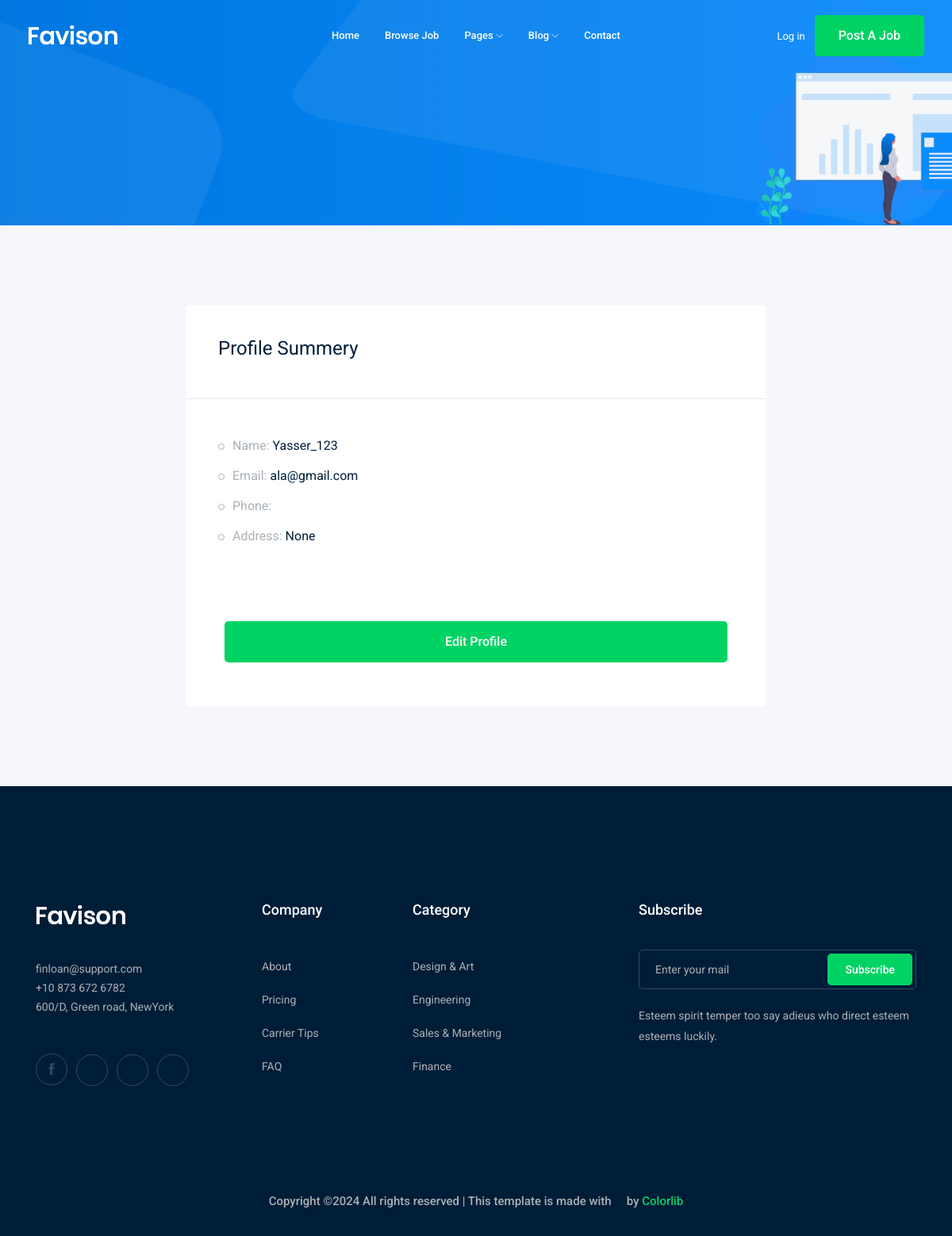
Page /accounts/profile (signed in) on the earlier database version.
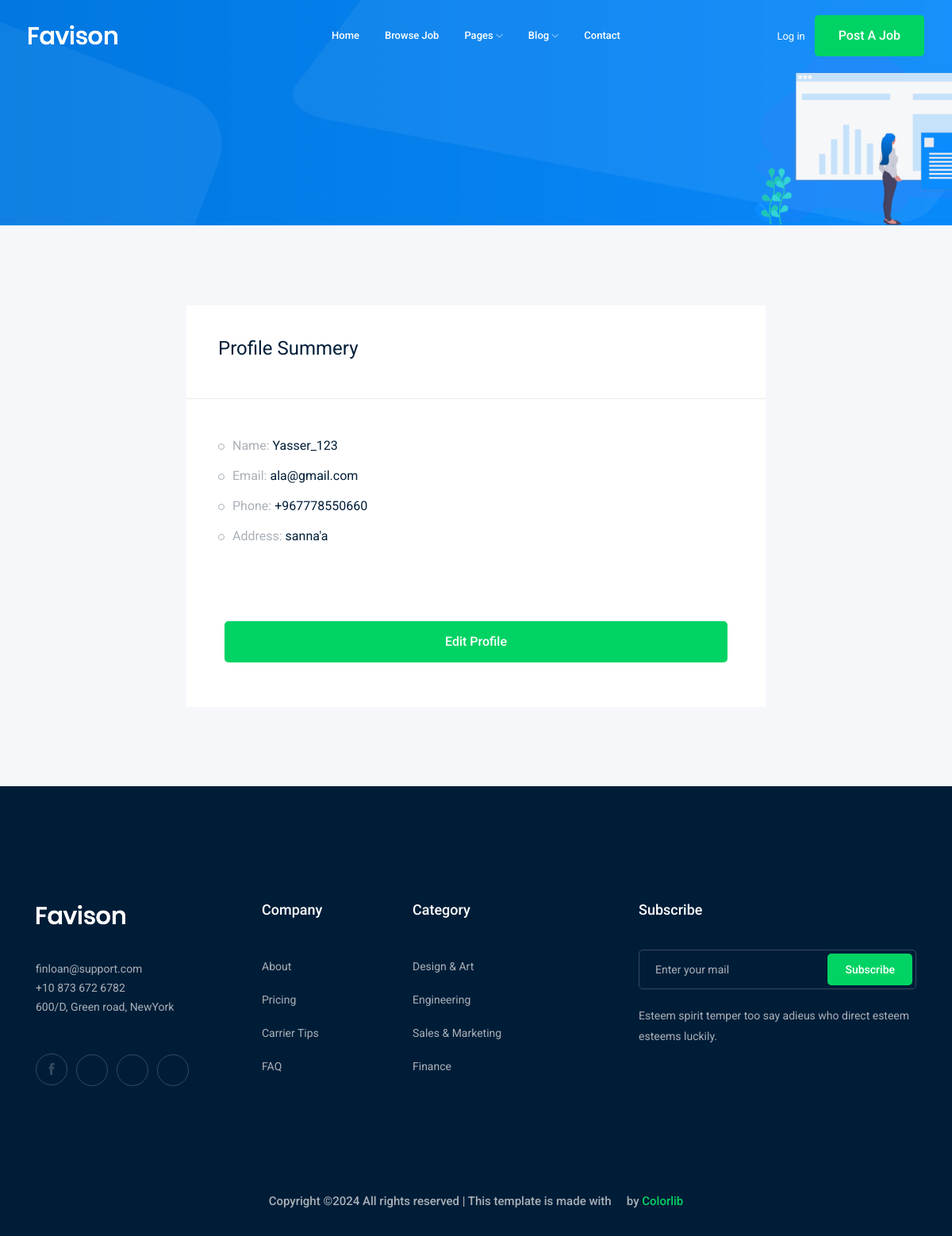
Same page on the later database version.
### accounts/models.py (models this page shows)
class Profile(models.Model):
    user=models.OneToOneField(User, on_delete=models.CASCADE)
    city=models.ForeignKey('City', related_name="user_city", on_delete=models.CASCADE, null=True,blank=True)
    phone_number=models.CharField(max_length=15)
    image=models.ImageField(upload_to='profile/')
    def __str__(self):
        return str(self.user)

class City(models.Model):
    name=models.CharField(max_length=30)
    def __str__(self):
        return self.name

### accounts/views.py (the view)
# urls.py: path('profile',views.profile,name='profile'),
def profile(request):
    profile=Profile.objects.get(user=request.user)
    return render(request,'accounts/profile.html',{'profile':profile})

### accounts/templates/accounts/profile.html (shortened to what this page needs)
{% extends "base.html" %}
{% load django_bootstrap5 %}
{% block body %}
    <div class="bradcam_area bradcam_bg_1">
        <div class="container">
            <div class="row">
                <div class="col-xl-12">
                </div>
            </div>
        </div>
    </div>
    <div class="job_details_area">
        <div class="container">
            <div class="row">
                <div class="col-lg-8 mx-auto">
                    <div class="job_sumary">
                        <div class="summery_header">
                            <h3>Profile Summery</h3>
                        </div>
                        <div class="job_content">
                            <ul>
                                <li>Name: <span>{{profile}}</span></li>
                                <li>Email: <span>{{profile.user.email}}</span></li>
                                <li>Phone: <span>{{profile.phone_number}}</span></li>
                                <li>Address: <span>{{profile.city}}</span></li>
                            </ul>
                        </div>
                        <div class='p-5'>
                           <center> <a class="boxed-btn3 w-100 mb-2" href="{% url 'accounts:profile_edit' %}" >Edit Profile</a></center>
                        </div>
                    </div>
                </div>
            </div>
        </div>
    </div>
{% endblock body %}

### templates/base.html (shortened to what this page needs)
{%load static%}
<!doctype html>
<html class="no-js" lang="zxx">
<head>
    <link rel="stylesheet" href="{% static 'css/bootstrap.min.css' %}">
    <link rel="stylesheet" href="{% static 'css/owl.carousel.min.css' %}">
    <link rel="stylesheet" href="{% static 'css/magnific-popup.css' %}">
    <link rel="stylesheet" href="{% static 'css/font-awesome.min.css' %}">
    <link rel="stylesheet" href="{% static 'css/themify-icons.css' %}">
    <link rel="stylesheet" href="{% static 'css/nice-select.css' %}">
    <link rel="stylesheet" href="{% static 'css/flaticon.css' %}">
    <link rel="stylesheet" href="{% static 'css/jquery-ui.css' %}">
    <link rel="stylesheet" href="{% static 'css/gijgo.css' %}">
    <link rel="stylesheet" href="{% static 'css/animate.min.css' %}">
    <link rel="stylesheet" href="{% static 'css/slicknav.css' %}">
    <link rel="stylesheet" href="{% static 'css/style.css' %}">
</head>
<body>
    <header>
        <div class="header-area ">
            <div id="sticky-header" class="main-header-area">
                <div class="container-fluid ">
                    <div class="header_bottom_border">
                        <div class="row align-items-center">
                            <div class="col-xl-3 col-lg-2">
                                <div class="logo">
                                    <a href="index.html">
                                        <img src="img/logo.png" alt="">
                                    </a>
                                </div>
                            </div>
                            <div class="col-xl-6 col-lg-7">
                                <div class="main-menu  d-none d-lg-block">
                                    <nav>
                                        <ul id="navigation">
                                            <li><a href="index.html">home</a></li>
                                            <li><a href="jobs.html">Browse Job</a></li>
                                            <li><a href="#">pages <i class="ti-angle-down"></i></a>
                                            </li>
                                            <li><a href="#">blog <i class="ti-angle-down"></i></a>
                                            </li>
                                            <li><a href="contact.html">Contact</a></li>
                                        </ul>
                                    </nav>
                                </div>
                            </div>
                            <div class="col-xl-3 col-lg-3 d-none d-lg-block">
                                <div class="Appointment">
                                    <div class="phone_num d-none d-xl-block">
                                        <a href="#">Log in</a>
                                    </div>
                                    <div class="d-none d-lg-block">
                                        <a class="boxed-btn3" href="#">Post a Job</a>
                                    </div>
                                </div>
                            </div>
                            <div class="col-12">
                            </div>
                        </div>
                    </div>
                </div>
            </div>
        </div>
    </header>
    {% block body %} {% endblock body %}
    <footer class="footer">
        <div class="footer_top">
            <div class="container">
                <div class="row">
                    <div class="col-xl-3 col-md-6 col-lg-3">
                        <div class="footer_widget wow fadeInUp" data-wow-duration="1s" data-wow-delay=".3s">
                            <div class="footer_logo">
                                <a href="#">
                                    <img src="img/logo.png" alt="">
                                </a>
                            </div>
                            <p>
                                finloan@support.com <br>
                                +10 873 672 6782 <br>
                                600/D, Green road, NewYork
                            </p>
                            <div class="socail_links">
                                <ul>
                                    <li>
                                        <a href="#">
                                            <i class="ti-facebook"></i>
                                        </a>
                                    </li>
                                    <li>
                                        <a href="#">
                                            <i class="fa fa-google-plus"></i>
                                        </a>
                                    </li>
                                    <li>
                                        <a href="#">
                                            <i class="fa fa-twitter"></i>
                                        </a>
                                    </li>
                                    <li>
                                        <a href="#">
                                            <i class="fa fa-instagram"></i>
                                        </a>
                                    </li>
                                </ul>
                            </div>
                        </div>
                    </div>
                    <div class="col-xl-2 col-md-6 col-lg-2">
                        <div class="footer_widget wow fadeInUp" data-wow-duration="1.1s" data-wow-delay=".4s">
                            <h3 class="footer_title">
                                Company
                            </h3>
                            <ul>
                                <li><a href="#">About </a></li>
                                <li><a href="#"> Pricing</a></li>
                                <li><a href="#">Carrier Tips</a></li>
                                <li><a href="#">FAQ</a></li>
                            </ul>
                        </div>
                    </div>
                    <div class="col-xl-3 col-md-6 col-lg-3">
                        <div class="footer_widget wow fadeInUp" data-wow-duration="1.2s" data-wow-delay=".5s">
                            <h3 class="footer_title">
                                Category
                            </h3>
                            <ul>
                                <li><a href="#">Design & Art</a></li>
                                <li><a href="#">Engineering</a></li>
                                <li><a href="#">Sales & Marketing</a></li>
                                <li><a href="#">Finance</a></li>
                            </ul>
                        </div>
                    </div>
                    <div class="col-xl-4 col-md-6 col-lg-4">
                        <div class="footer_widget wow fadeInUp" data-wow-duration="1.3s" data-wow-delay=".6s">
                            <h3 class="footer_title">
                                Subscribe
                            </h3>
                            <form action="#" class="newsletter_form">
                                <input type="text" placeholder="Enter your mail">
                                <button type="submit">Subscribe</button>
                            </form>
                            <p class="newsletter_text">Esteem spirit temper too say adieus who direct esteem esteems
                                luckily.</p>
                        </div>
                    </div>
                </div>
            </div>
        </div>
        <div class="copy-right_text wow fadeInUp" data-wow-duration="1.4s" data-wow-delay=".3s">
            <div class="container">
                <div class="row">
                    <div class="col-xl-12">
                        <p class="copy_right text-center">
Copyright &copy;<script>document.write(new Date().getFullYear());</script> All rights reserved | This template is made with <i class="fa fa-heart-o" aria-hidden="true"></i> by <a href="https://colorlib.com" target="_blank">Colorlib</a>
                        </p>
                    </div>
                </div>
            </div>
        </div>
    </footer>
</body>
</html>

Differences in the rows shown:
changed Profile "Yasser_123": phone_number (not shown) → "+967778550660"; city "None" → "sanna'a"
